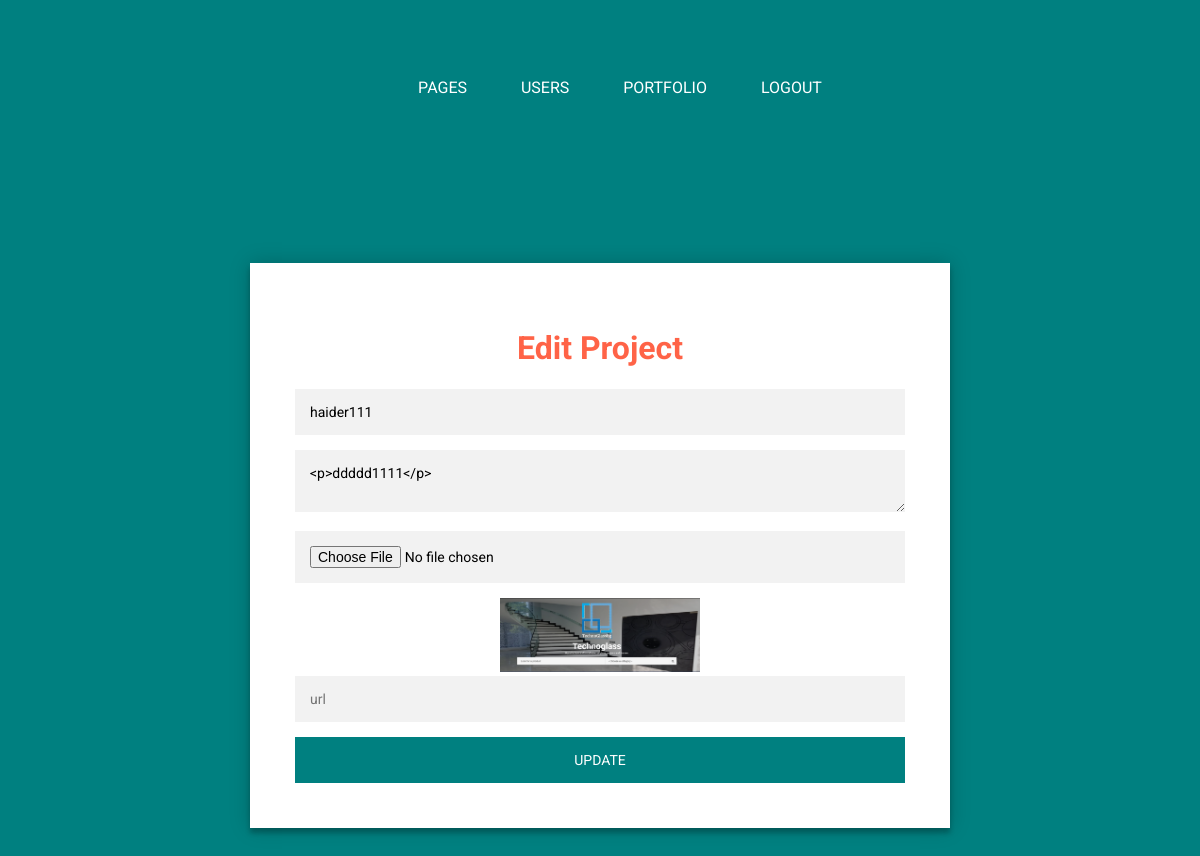
The app's page /admin/editportfolio.php?id=32 (signed in) with its own data.
### tables this page shows
CREATE TABLE `portfolio` (
  `id` int(10) UNSIGNED NOT NULL,
  `title` varchar(50) NOT NULL,
  `body` longtext NOT NULL,
  `image` varchar(255) DEFAULT NULL,
  `url` varchar(255) NOT NULL
);

### admin/templates/editportfolio.php (the view, shortened to what this page needs)
<?php include "header.php"; ?>
<div class="css-page">
  <div class="form">
    <h1>Edit Project</h1>
    <form class="add-form" method="post" action = "editportfolio.php"  enctype="multipart/form-data">
      <input type="text" name="title" placeholder="Page title" value="<?= $page['title'] ?>"/> <br>
      <textarea name="body" placeholder="body"><?= $page['body'] ?></textarea><br>
      <input type="file" id="img" name="image" accept="image/*"><br>
      <?php if ($page['image']) { ?> <img src=".<?= $page['image'] ?>" width="200" /><br>
      <?php } ?>
      <input type="text" name="url" placeholder="url" value="<?= $page['url'] ?>"/><br>
      <button type="submit">update</button>
    </form>
  </div>
</div>
<?php include "footer.php"; ?>

### admin/templates/menu.php (style rules this page uses)
body { background: #fff; }

### admin/templates/css.php (style rules this page uses)
.css-page { width: 700px; padding: 8% 0 0; margin: auto; }
.form { position: relative; z-index: 1; background: #FFFFFF; max-width: 700px; margin: 0 auto 100px; padding: 45px; text-align: center; box-shadow: 0 0 20px 0 rgba(0, 0, 0, 0.2), 0 5px 5px 0 rgba(0, 0, 0, 0.24); }
.form input { font-family: "Roboto", sans-serif; outline: 0; background: #f2f2f2; width: 100%; border: 0; margin: 0 0 15px; padding: 15px; box-sizing: border-box; font-size: 14px; }
.form textarea { font-family: "Roboto", sans-serif; outline: 0; background: #f2f2f2; width: 100%; border: 0; margin: 0 0 15px; padding: 15px; box-sizing: border-box; font-size: 14px; }
.form button { font-family: "Roboto", sans-serif; text-transform: uppercase; outline: 0; background: teal; width: 100%; border: 0; padding: 15px; color: #FFFFFF; font-size: 14px; -webkit-transition: all 0.3 ease; transition: all 0.3 ease; cursor: pointer; }
h1 { color: tomato; }
body { background: teal; font-family: "Roboto", sans-serif; -webkit-font-smoothing: antialiased; -moz-osx-font-smoothing: grayscale; }

### records on screen
portfolio: title "haider111", body "<p>ddddd1111</p>", image (picture)
